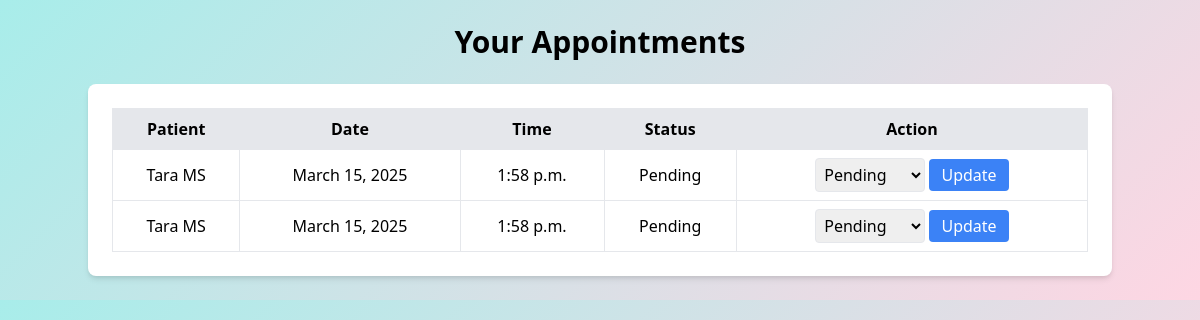
The app's page /docappointments/ (signed in) with its own data.
### fapk/models.py (models this page shows, shortened)
class Appoinment(models.Model):
    user=models.ForeignKey(usereg,on_delete=models.CASCADE,null=False)
    doc=models.ForeignKey(doctoreg,on_delete=models.CASCADE)
    patientname=models.CharField(max_length=50)
    date=models.DateField()
    time=models.TimeField()
    diseasedetails=models.CharField(max_length=50)
    status = models.CharField(max_length=20, choices=[('Pending', 'Pending'), ('Confirmed', 'Confirmed'), ('Cancelled', 'Cancelled')],default='Pending')

class usereg(models.Model):
    firstName=models.CharField(max_length=100)
    lastName=models.CharField(max_length=100)
    contact=models.CharField(max_length=10)
    address=models.CharField(max_length=200)
    username=models.CharField(max_length=100)
    email=models.EmailField(unique=True)
    password=models.CharField(max_length=10)
    confirmPassword=models.CharField(max_length=10)
    status=models.CharField(max_length=50)
    check_password=models.CharField(max_length=100)
    image=models.ImageField(upload_to='image/',blank=True,null=True)

### fapk/views.py (the view)
# urls.py: path('docappointments/',views. doctor_appointments, name='docappointments'),
def doctor_appointments(request):
    email=request.session.get('email')
    if email:
        doctor = get_object_or_404(doctoreg, email=email)
        appointments = Appoinment.objects.filter(doc=doctor).order_by('date', 'time')
        return render(request, 'docappointments.html', {'appointments': appointments})

### fapk/templates/docappointments.html (shortened to what this page needs)
{% load static %}
<!DOCTYPE html>
<html lang="en">
<head>
    <link href="https://cdn.jsdelivr.net/npm/tailwindcss@2.0.3/dist/tailwind.min.css" rel="stylesheet">
</head>
<body class="bg-gray-100 p-6">
    <div class="container mx-auto">
        <h1 class="text-3xl font-semibold text-center mb-6">Your Appointments</h1>
        {% if appointments %}
            <div class="bg-white p-6 rounded-lg shadow-md">
                <table class="w-full border-collapse border border-gray-300">
                    <thead>
                        <tr class="bg-gray-200">
                            <th class="border p-2">Patient</th>
                            <th class="border p-2">Date</th>
                            <th class="border p-2">Time</th>
                            <th class="border p-2">Status</th>
                            <th class="border p-2">Action</th>
                        </tr>
                    </thead>
                    <tbody>
                        {% for appointment in appointments %}
                        <tr class="text-center">
                            <td class="border p-2">{{ appointment.user.firstName }}</td>
                            <td class="border p-2">{{ appointment.date }}</td>
                            <td class="border p-2">{{ appointment.time }}</td>
                            <td class="border p-2">{{ appointment.status }}</td>
                            <td class="border p-2">
                                <form method="POST" action="{% url 'update_appointment_status' appointment.id %}">
                                    <select name="status" class="border p-1 rounded">
                                        <option value="Pending" {% if appointment.status == "Pending" %}selected{% endif %}>Pending</option>
                                    </select>
                                    <button type="submit" class="bg-blue-500 text-white px-3 py-1 rounded hover:bg-blue-600">Update</button>
                                </form>
                            </td>
                        </tr>
                        {% endfor %}
                    </tbody>
                </table>
            </div>
        {% else %}
            <p class="text-center text-lg text-gray-600">No appointments yet.</p>
        {% endif %}
    </div>
</body>
</html>

### fapk/templates/docappointments.html (style rules this page uses)
body { background: linear-gradient(135deg, #a8edea, #fed6e3); }

### records on screen
Appoinment: user.firstName "Tara MS", date "March 15, 2025", time "1:58 p.m.", status "Pending"
Appoinment: user.firstName "Tara MS", date "March 15, 2025", time "1:58 p.m.", status "Pending"
